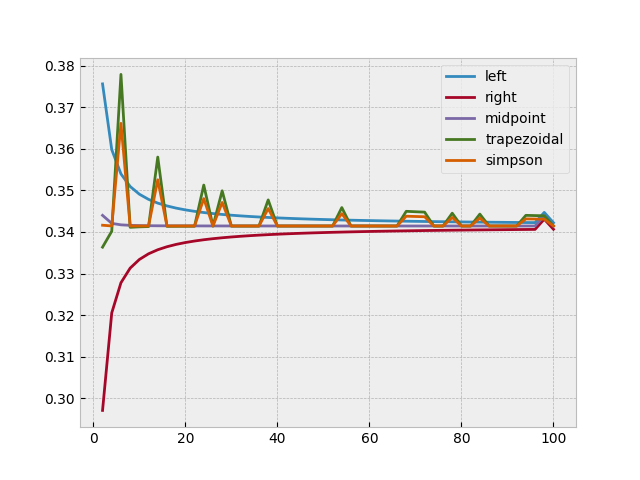

Python code for this plot:
import matplotlib.pyplot as plt
plt.style.use('bmh')
def function(a):
  inverse_root_two_pi = 1/((2*3.14)**.5)
  return inverse_root_two_pi * 2.718**(-(a**2)/2)

def calc_standard_normal_probability(a,b):
  probability = 0
  while a < b:
    probability += 0.001 * function(a)
    a += 0.001
  return probability
print(calc_standard_normal_probability(-1,1))
print(calc_standard_normal_probability(-2,2))
print(calc_standard_normal_probability(-3,3))

def calc_standard_normal_probability(a,b,n,rule):
  probability = 0
  #if rule is left endpoint
  if rule == "left endpoint":
    step_size = (b-a)/n
    
    x = a
    num_steps = 0
    while x < b:
      num_steps +=1
      probability += step_size * function(x)
      x =a+ step_size * num_steps

    return probability

  #if rule is right endpoint
  elif rule == "right endpoint":
    step_size = (b-a)/n
    probability = 0
    x = a
    num_steps = 0
    while x < b:
      num_steps +=1
      x =a+ step_size * num_steps
      probability += step_size * function(x)
    return probability

  #if rule is midpoint
  elif rule =="midpoint":
    step_size = (b-a)/n
    probability = 0
    x = a
    num_steps = 0
    while x < b:
      num_steps += 1
      probability += step_size * function((2*x + step_size)/2)
      x =a+ step_size * num_steps
    return probability

  #if rule is trapezoidal
  elif rule == "trapezoidal":
    step_size = (b-a)/n
    x = a
    probability += step_size * 0.5* function(x)
    num_steps = 0
    while x < b-step_size:
      num_steps += 1
      x =a+ step_size * num_steps
      probability += step_size * function(x)
    probability += step_size *0.5*function(x+step_size)
    return probability

    #If rule is Simpson
  elif rule == "simpson":
    step_size = (b-a)/n
    x = a
    probability += step_size *1/3*function(x)
    num_steps = 0
    ocilator = 1
    while x < b-step_size:
      num_steps += 1
      x =a+ step_size * num_steps
      probability += (3+ocilator)*1/3 * step_size * function(x)
      ocilator = ocilator*-1
      
    probability += step_size *1/3*function(x+step_size)
    return probability
left = [[],[]]
right = [[], []]
mid = [[],[]]
trapezoidal = [[],[]]
simpson =[[],[]]
for n in range(1,51):
   left[1].append(calc_standard_normal_probability(0,1,n*2,"left endpoint"))
   left[0].append(n*2)
   right[1].append(calc_standard_normal_probability(0,1,n*2,"right endpoint"))
   right[0].append(n*2)
   mid[1].append(calc_standard_normal_probability(0,1,n*2,"midpoint"))
   mid[0].append(n*2)
   trapezoidal[1].append(calc_standard_normal_probability(0,1,n*2,"trapezoidal"))
   trapezoidal[0].append(n*2)
   simpson[1].append(calc_standard_normal_probability(0,1,n*2,"simpson"))
   simpson[0].append(n*2)


plt.plot(left[0],left[1],label = "left")
plt.plot(right[0],right[1], label = 'right')
plt.plot(mid[0],mid[1], label= "midpoint")
plt.plot(trapezoidal[0],trapezoidal[1], label = "trapezoidal")
plt.plot(simpson[0],simpson[1], label = "simpson")
plt.legend() 
plt.savefig('calc_standard_normal_probability')




  

